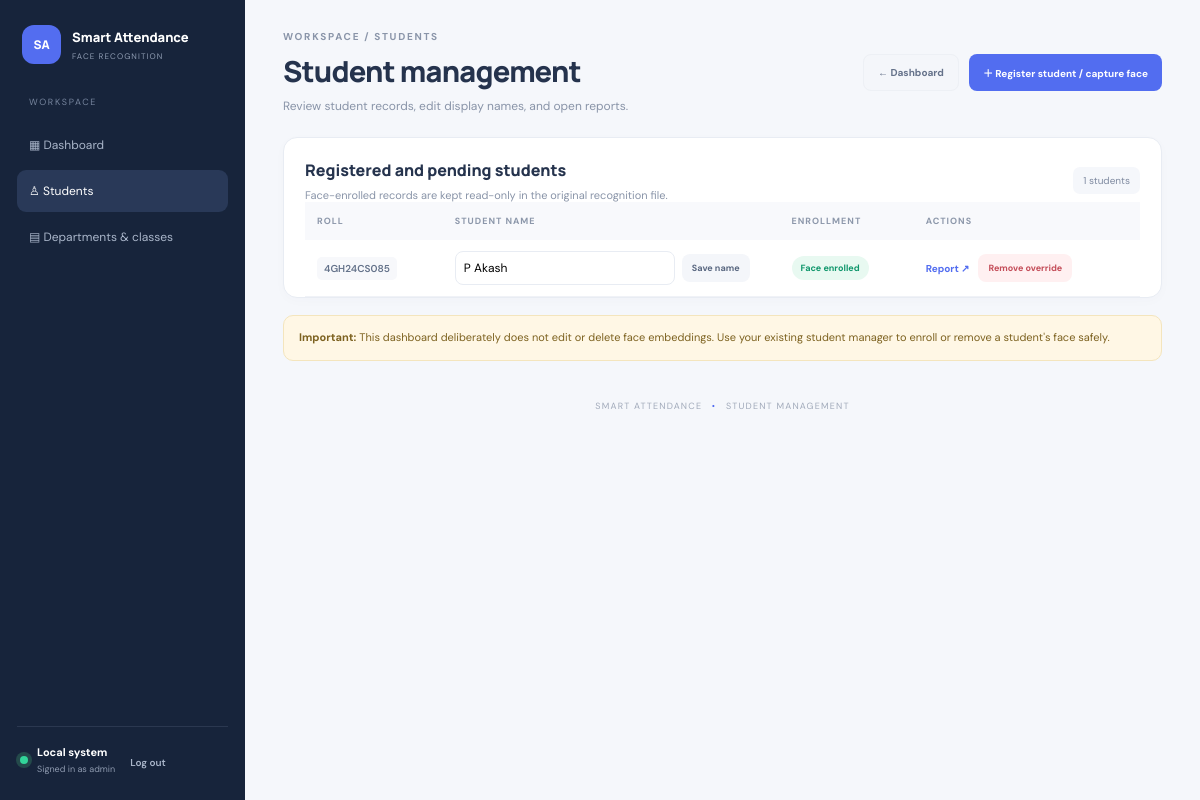
The app's page /students (signed in) with its own data.
### tables this page shows
CREATE TABLE student_overrides (
            roll TEXT PRIMARY KEY, display_name TEXT NOT NULL, updated_at TEXT NOT NULL);

### app.py (the view)
@app.get("/students")
@role_required("hod")
def students_page():
    students = sorted(load_students().values(), key=lambda s: (s["name"].lower(), s["roll"]))
    return render_template("students.html", students=students, admin_user=session.get("admin_user", "admin"))

### app.py (called while the page is built)
@contextmanager
def db():
    conn = sqlite3.connect(DASHBOARD_DB, timeout=10)
    conn.row_factory = sqlite3.Row
    conn.execute("PRAGMA foreign_keys = ON")
    try:
        yield conn
        conn.commit()
    except Exception:
        conn.rollback()
        raise
    finally:
        conn.close()

def login_required(fn):
    @wraps(fn)
    def wrapped(*args, **kwargs):
        if not session.get("user_id"):
            return redirect(url_for("login", next=request.path))
        with db() as conn:
            user = conn.execute("SELECT id, username, role, display_name, is_active FROM users WHERE id=?",
                                (session["user_id"],)).fetchone()
        if not user or not user["is_active"]:
            session.clear()
            return redirect(url_for("login"))
        return fn(*args, **kwargs)
    return wrapped

def role_required(*roles):
    def decorator(fn):
        @wraps(fn)
        @login_required
        def wrapped(*args, **kwargs):
            if session.get("role") not in roles:
                return render_template("forbidden.html"), 403
            return fn(*args, **kwargs)
        return wrapped
    return decorator

### templates/students.html
<!doctype html><html lang="en"><head><meta charset="utf-8"><meta name="viewport" content="width=device-width,initial-scale=1"><title>Students | Smart Attendance</title><link rel="stylesheet" href="{{ url_for('static', filename='style.css') }}"></head><body><div class="layout"><aside class="sidebar"><div class="brand"><span class="brand-icon">SA</span><div><b>Smart Attendance</b><small>FACE RECOGNITION</small></div></div><nav><span class="nav-label">WORKSPACE</span><a href="{{ url_for('index') }}">▦ Dashboard</a><a class="active" href="{{ url_for('students_page') }}">♙ Students</a><a href="{{ url_for('department_management') }}">▤ Departments & classes</a></nav><div class="side-bottom"><span class="online"></span><div><b>Local system</b><small>Signed in as {{ admin_user }}</small></div><form method="post" action="{{ url_for('logout') }}"><button class="logout">Log out</button></form></div></aside><main class="main"><header class="topbar"><div><div class="eyebrow">WORKSPACE / STUDENTS</div><h1>Student management</h1><p>Review student records, edit display names, and open reports.</p></div><div class="top-actions"><a class="button ghost" href="{{ url_for('index') }}">← Dashboard</a><form method="post" action="{{ url_for('launch_student_manager') }}"><input type="hidden" name="next" value="{{ url_for('students_page') }}"><button class="button primary" type="submit">＋ Register student / capture face</button></form></div></header>{% with messages = get_flashed_messages(with_categories=true) %}{% if messages %}{% for category,message in messages %}<div class="flash {{ category }}">{{ message }}</div>{% endfor %}{% endif %}{% endwith %}
<section class="panel"><div class="panel-head"><div><h3>Registered and pending students</h3><p>Face-enrolled records are kept read-only in the original recognition file.</p></div><span class="pill">{{ students|length }} students</span></div><div class="table-wrap"><table><thead><tr><th>ROLL</th><th>STUDENT NAME</th><th>ENROLLMENT</th><th>ACTIONS</th></tr></thead><tbody>{% for s in students %}<tr><td><code>{{ s.roll }}</code></td><td><form class="inline-edit" method="post" action="{{ url_for('edit_student', roll=s.roll) }}"><input name="name" value="{{ s.name }}" required maxlength="120"><button class="button small">Save name</button></form></td><td><span class="status {{ 'present' if s.enrolled else 'pending' }}">{{ 'Face enrolled' if s.enrolled else 'Pending enrollment' }}</span></td><td><div class="actions"><a class="text-link" href="{{ url_for('student_report', roll=s.roll) }}">Report ↗</a><form method="post" action="{{ url_for('delete_student', roll=s.roll) }}" onsubmit="return confirm('Remove dashboard override/pending entry? Face-enrolled data will not be deleted.')"><button class="button small danger">Remove override</button></form></div></td></tr>{% else %}<tr><td colspan="4" class="empty">No students found. Check dataset/face_features.json.</td></tr>{% endfor %}</tbody></table></div></section><div class="notice"><b>Important:</b> This dashboard deliberately does not edit or delete face embeddings. Use your existing student manager to enroll or remove a student's face safely.</div><footer>SMART ATTENDANCE <span>•</span> STUDENT MANAGEMENT</footer></main></div></body></html>

### static/style.css (style rules this page uses)
:root { --bg:#f5f7fb;--line:#e8ecf3;--ink:#25334d;--muted:#8994a8;--blue:#526df0;--green:#13a678;--red:#e05b67;--purple:#8267e8 }
* { box-sizing:border-box }
body { margin:0;background:var(--bg);font-family:'DM Sans',sans-serif;color:var(--ink) }
a { color:inherit;text-decoration:none }
.layout { min-height:100vh }
.sidebar { width:245px;background:#17243b;color:#d7deeb;position:fixed;inset:0 auto 0 0;padding:25px 17px;display:flex;flex-direction:column;z-index:5 }
.brand { display:flex;align-items:center;gap:11px;padding:0 5px 32px }
.brand-icon { width:39px;height:39px;border-radius:12px;background:#536df0;color:white;display:grid;place-items:center;font:800 12px Manrope;flex-shrink:0 }
.brand b,.brand small { display:block }
.brand b { font:800 13px Manrope;color:#fff }
.brand small { font-size:8px;letter-spacing:1.1px;color:#8e9bb1;margin-top:5px }
.nav-label { display:block;font-size:9px;letter-spacing:1.7px;color:#77859e;padding:0 12px 12px }
.sidebar nav a { display:block;padding:13px 12px;margin:4px 0;border-radius:9px;color:#aab6ca;font-size:12px }
.sidebar nav a.active,.sidebar nav a:hover { background:#293958;color:#fff }
.side-bottom { margin-top:auto;border-top:1px solid #2b3850;padding:18px 3px 0;display:flex;align-items:center;gap:9px }
.side-bottom b,.side-bottom small { display:block }
.side-bottom b { font-size:11px;color:white }
.side-bottom small { font-size:9px;color:#8f9bb0;margin-top:4px }
.online { width:8px;height:8px;border-radius:50%;background:#32d69a;box-shadow:0 0 0 4px #244a4b;flex-shrink:0 }
.logout { border:0;background:transparent;color:#aab6ca;font:600 10px 'DM Sans';cursor:pointer;margin-left:auto }
.main { margin-left:245px;padding:30px 38px 20px;max-width:1700px }
.topbar { display:flex;justify-content:space-between;align-items:center;gap:20px;margin-bottom:23px }
.eyebrow { font-size:10px;letter-spacing:1.7px;font-weight:700;color:#8a95a9;margin-bottom:8px }
.topbar h1 { font:800 29px Manrope;margin:0;letter-spacing:-.8px }
.topbar p,.panel-head p { color:var(--muted);font-size:12px;margin:7px 0 0 }
.top-actions { display:flex;align-items:center;gap:10px }
.stat,.panel { background:#fff;border:1px solid var(--line);border-radius:14px;box-shadow:0 3px 12px #273b5b05 }
.panel { padding:21px 21px 0;margin-bottom:17px }
.panel-head { display:flex;align-items:center;justify-content:space-between;gap:12px }
.panel h3 { font:800 16px Manrope;margin:0 }
.panel-head p { font-size:11px }
.pill { font-size:10px;color:#7f8aa0;background:#f5f7fb;border-radius:7px;padding:7px 10px;white-space:nowrap }
.button { border:0;border-radius:8px;padding:11px 14px;display:inline-flex;align-items:center;justify-content:center;font:700 10px 'DM Sans';cursor:pointer;white-space:nowrap;text-decoration:none }
.button.primary { background:var(--blue);color:white }
.button.ghost { color:#65728a;background:#f4f6fa;border:1px solid #edf0f5 }
.button.small { padding:8px 10px;background:#f4f6fa;color:#596780;font-size:9px }
.button.danger { color:#c44d59;background:#fff0f1 }
.table-wrap { overflow-x:auto }
table { width:100%;border-collapse:collapse;text-align:left }
thead { background:#f8f9fc }
th { font-size:9px;letter-spacing:1px;color:#8c97aa;font-weight:700;padding:13px 12px }
td { padding:11px 12px;border-bottom:1px solid #f0f2f7;font-size:11px;color:#59657a }
code { font:600 10px 'DM Sans';color:#64728a;background:#f7f8fb;padding:5px 7px;border-radius:5px }
.status { display:inline-flex;border-radius:20px;padding:6px 9px;font-size:9px;font-weight:700 }
.status.present { color:#10976c;background:#e8f9f1 }
.text-link { font-size:10px;color:#526df0;font-weight:700 }
footer { text-align:center;padding:24px 0 5px;font-size:9px;color:#a1aaba;letter-spacing:1.2px }
footer span { padding:0 6px;color:#526cf0 }
.add-form input,.inline-edit input,.login-card input { border:1px solid var(--line);border-radius:8px;padding:11px;font:12px 'DM Sans';outline-color:#526df0;min-width:0 }
.inline-edit { display:flex;gap:7px;align-items:center }
.inline-edit input { max-width:220px;width:100%;padding:8px }
.actions { display:flex;align-items:center;gap:9px }
.actions form { margin:0 }
.notice { background:#fff7e5;border:1px solid #f4e5bd;color:#7d6220;border-radius:10px;padding:13px 15px;font-size:11px;line-height:1.6;margin:15px 0 }

### records on screen
student_overrides: roll "4GH24CS085", name "P Akash", enrolled "Face enrolled"

### other values on screen
{{ admin_user }} "admin"
{{ students|length }} "1"
